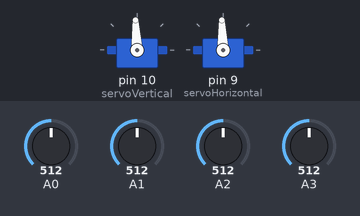
A sketch run on a simulated Arduino Uno, built with avr-gcc and run on an emulated ATmega328P. Shown: 2 × servo. The inputs (shaded band) are chosen by the test bench; at power-on: A1 = 512, A3 = 512, A2 = 512, A0 = 512.

Above: at 1.2 s.
1.3 s: A1 set to 160
4.3 s: A3 set to 716
6.5 s: A2 set to 125
At 7.4 s:
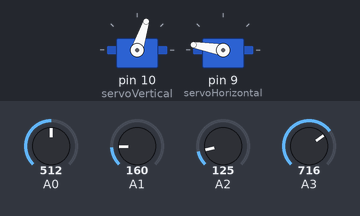
9.5 s: A0 set to 992
At 12.3 s:
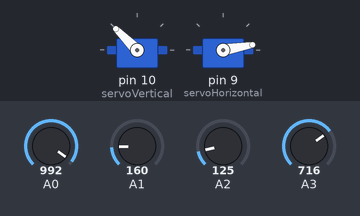
12.5 s: A2 set to 180
At 14.08 s:
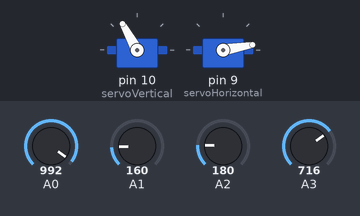
15.5 s: A0 set to 716
At 20.34 s:
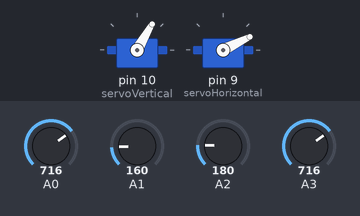
Timing chart, 0 to 26.1 s (numbered marks = the images above; inputs shaded):
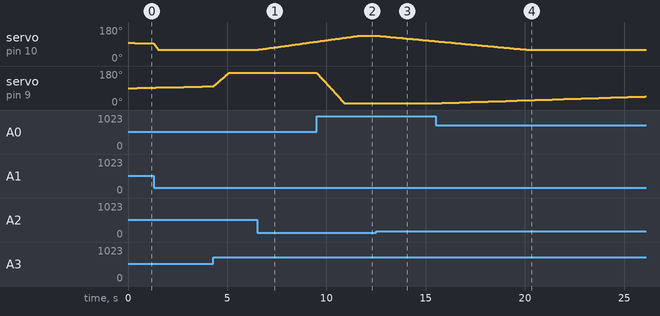

Measured:
- after the input at 6.5 s, servo on pin 10 (servoVertical): moves from 60° to 103° over 2.9 s, starting after 0.07 s
- after the input at 9.5 s, servo on pin 9 (servoHorizontal): moves from 170° to 10° over 1.4 s, starting at once
- after the input at 12.5 s, servo on pin 10 (servoVertical): moves from 135° to 105° over 3.0 s, starting at once
- after the input at 15.5 s, servo on pin 9 (servoHorizontal): moves from 10° to 46° over 10.3 s, starting after 0.31 s

The sketch:

Trackersolaire2.ino.ino
```cpp
#include <Arduino.h>
#include <Servo.h>

// ===== Servos =====
Servo servoVertical;
Servo servoHorizontal;

// ===== Limites mécaniques =====
const int LIMITE_MIN_V = 60;
const int LIMITE_MAX_V = 135;
float positionVerticale = (LIMITE_MIN_V + LIMITE_MAX_V) / 2;

const int LIMITE_MIN_H = 10;
const int LIMITE_MAX_H = 170;
float positionHorizontale = (LIMITE_MIN_H + LIMITE_MAX_H) / 2;

// ===== LDR =====
const int CAPTEUR_HAUT = A2;
const int CAPTEUR_BAS = A1;
const int CAPTEUR_DROITE = A0;
const int CAPTEUR_GAUCHE = A3;

const int NOMBRE_LECTURES = 3;

// ===== Facteurs fixes =====
const float facteurHaut = 1.0415;
const float facteurBas = 1.0281;
const float facteurDroite = 1.0000;
const float facteurGauche = 1.0115;

// ===== Smooth tracking =====
const float facteurFluidite = 0.10;

// ===== Fonction de lissage =====
int lectureLisse(int pin) {
  long total = 0;
  for (int i = 0; i < NOMBRE_LECTURES; i++) {
    total += analogRead(pin);
  }
  return total / NOMBRE_LECTURES;
}

// ===== Boucle tracker =====
void boucleSuivi() {

  int haut    = lectureLisse(CAPTEUR_HAUT) * facteurHaut;
  int bas     = lectureLisse(CAPTEUR_BAS) * facteurBas;
  int droite  = lectureLisse(CAPTEUR_DROITE) * facteurDroite;
  int gauche  = lectureLisse(CAPTEUR_GAUCHE) * facteurGauche;

  int deltaV = haut - bas;
  int deltaH = gauche - droite;

  float cibleVerticale = positionVerticale - deltaV * 0.05;
  float cibleHorizontale = positionHorizontale + deltaH * 0.05;

  // Mouvement fluide
  positionVerticale   += (cibleVerticale - positionVerticale) * facteurFluidite;
  positionHorizontale += (cibleHorizontale - positionHorizontale) * facteurFluidite;

  // Limites mécaniques
  positionVerticale   = constrain(positionVerticale, LIMITE_MIN_V, LIMITE_MAX_V);
  positionHorizontale = constrain(positionHorizontale, LIMITE_MIN_H, LIMITE_MAX_H);

  servoVertical.write(positionVerticale);
  servoHorizontal.write(positionHorizontale);
}

void setup() {
  servoVertical.attach(10);
  servoHorizontal.attach(9);

  servoVertical.write(positionVerticale);
  servoHorizontal.write(positionHorizontale);
}

void loop() {
  boucleSuivi();
  delay(10);
}
```
